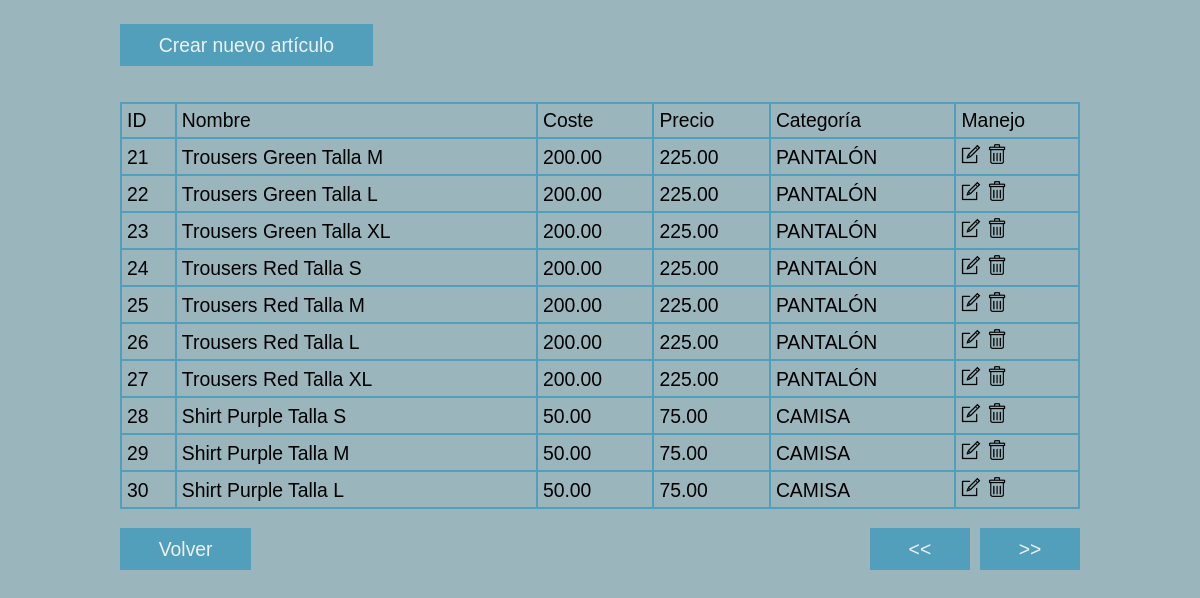
Page /articulos.php?pagina=3 (signed in) on the committed database.
### tables this page shows
CREATE TABLE `product` (
  `ProductID` int(11) NOT NULL,
  `Name` varchar(50) NOT NULL,
  `Cost` decimal(10,2) NOT NULL,
  `Price` decimal(10,2) NOT NULL,
  `CategoryID` int(11) NOT NULL
);

### baseDatos.php (the view, shortened to what this page needs)
<?php
    Class Connection{
        public function __construct(){
            try{
                $this->conn_db = new PDO('mysql:host='.DB_HOST.'; dbname='.DB_NAME.'', DB_USER, DB_PASS);
                $this->conn_db->setAttribute(PDO::ATTR_ERRMODE, PDO::ERRMODE_EXCEPTION);
                return $this->conn_db;
            }catch(Exception $e){
                echo "Error: " . $e->getLine();
            }
        }
    }
    class Login extends Connection{
        public function compruebaSuperadmin($login){
            $sql= "SELECT SuperAdmin FROM setup";
            $stmt=$this->conn_db->query($sql);
            $superadmin=$stmt->fetchColumn();
            $sql="SELECT `UserID` FROM `user` WHERE `Email`=?";
            $stmt=$this->conn_db->prepare($sql);
            $stmt->execute([$login]);
            $user_id=$stmt->fetchColumn();
            if($superadmin == $user_id){
                return true;
            }else{
                return false;
            }
        }
    }
    class Articulos extends Connection{
        public function listadoArticulos($login){
            $log = new Login();
            $sql= "SELECT ProductID, Name, Cost, Price, CategoryID FROM product";
            $stmt=$this->conn_db->query($sql);
            $limite_filas = 10;
            $total_paginas = ceil(($stmt->rowCount()) / $limite_filas);
            if(isset($_GET["pagina"])){
                if($_GET["pagina"]==1){
                    header("Location:articulos.php");
                }else{
                    $pagina = $_GET["pagina"];
                }
            }else{
                $pagina = 1;
            }
            $pagina_inicial = ($pagina-1) * $limite_filas;
            $sql_limite = "SELECT ProductID, Name, Cost, Price, CategoryID FROM product LIMIT $pagina_inicial, $limite_filas";
            $stmt=$this->conn_db->query($sql_limite);
            if (($stmt->rowCount())> 0){
                echo "<table class=\"tabla\">\n
                        <tr>\n
                            <th>ID</th>\n
                            <th>Nombre</th>\n
                            <th>Coste</th>\n
                            <th>Precio</th>\n
                            <th>Categoría</th>\n";
                            if($log->compruebaSuperadmin($login)){
                                echo "<th>Manejo</th>\n
                                </tr>\n";
                            }
                while($fila = $stmt->fetch(PDO::FETCH_ASSOC)){
                    echo "<tr>\n
                    <td>" . $fila["ProductID"] . "</td>\n
                    <td>" . $fila["Name"] . "</td>\n
                    <td>" . $fila["Cost"] . "</td>\n
                    <td>" . $fila["Price"] . "</td>\n
                    <td>";
                    echo $this->showNombreCategoria($fila["CategoryID"]) . "</td>";
                    if($log->compruebaSuperadmin($login)){
                        echo "<td><a href='formArticulos.php?editar=" . $fila["ProductID"] . "'><img src='img/editar.png'></a>
                        <a href='formArticulos.php?borrar=" . $fila["ProductID"] . "'><img src='img/borrar.png'></a>
                       </td>\n
                    </tr>";
                    }
                };
                echo "</table>";
            }else{
                echo "<div class='feedback'><p>Error al obtener listado de artículos.</p></div>";
            }
            echo "<div class='prev-next'>";
            if($pagina>1){
                echo "<a class='boton' href='?pagina=".($pagina-1)."'><<</a>";
            }else{
                echo "<a class='boton'><<</a>";
            }
            if($pagina<$total_paginas){
                 echo "<a class='boton' href='?pagina=".($pagina+1)."'>>></a>";
            }else{
                echo "<a class='boton'>>></a>";
            }
            echo "</div>";
        }
        public function getListaCategorias(){
            $sql = "SELECT CategoryID, Name FROM category";
            $stmt=$this->conn_db->query($sql);
            if ($stmt){
                return $stmt;
            }else{
                return "Lista vacía";
            }
        }
        public function showNombreCategoria($categoryID){
            $datos = $this->getListaCategorias();
            while($fila=$datos->fetch(PDO::FETCH_ASSOC)){
                if($fila["CategoryID"] == $categoryID){
                print_r($fila["Name"]);}
            }
        }
    }
?>

### css/estilos.css (style rules this page uses)
:root { --dark: #529fbb; --med: #9bb5bd; --light: #d4e0e0; --text-dark: #185f8a; --text-light: #eff0f0; }
* { margin: 0; padding: 0; font-size: 1.1rem; font-weight: 100; vertical-align: baseline; font-family: Arial, sans-serif; color: var(--text-darkdark); box-sizing: border-box; border-style: none; text-decoration: none; }
body { background-color: var(--med); margin: 2% 10%; }
.boton { padding: 0.5em 2em; background-color: var(--dark); color: var(--text-light); text-decoration: none; display: inline-block; margin-bottom: 2rem; }
.prev-next { display: flex; justify-content: space-between; float: right; gap: 10px; }
table { border-spacing: 0; margin-bottom: 1em; width: 100%; border: 1px solid var(--dark); }
td, th { border: 1px solid var(--dark); text-align: left; padding: 5px; }
td { font-family: Arial, sans-serif; }
img { width: 20px; height: 20px; }

### rows in the picture
product: ProductID "21", Name "Trousers Green Talla M", Cost "200.00", Price "225.00", value "PANTALÓN"
product: ProductID "22", Name "Trousers Green Talla L", Cost "200.00", Price "225.00", value "PANTALÓN"
product: ProductID "23", Name "Trousers Green Talla XL", Cost "200.00", Price "225.00", value "PANTALÓN"
product: ProductID "24", Name "Trousers Red Talla S", Cost "200.00", Price "225.00", value "PANTALÓN"
product: ProductID "25", Name "Trousers Red Talla M", Cost "200.00", Price "225.00", value "PANTALÓN"
product: ProductID "26", Name "Trousers Red Talla L", Cost "200.00", Price "225.00", value "PANTALÓN"
product: ProductID "27", Name "Trousers Red Talla XL", Cost "200.00", Price "225.00", value "PANTALÓN"
product: ProductID "28", Name "Shirt Purple Talla S", Cost "50.00", Price "75.00", value "CAMISA"
product: ProductID "29", Name "Shirt Purple Talla M", Cost "50.00", Price "75.00", value "CAMISA"
product: ProductID "30", Name "Shirt Purple Talla L", Cost "50.00", Price "75.00", value "CAMISA"
